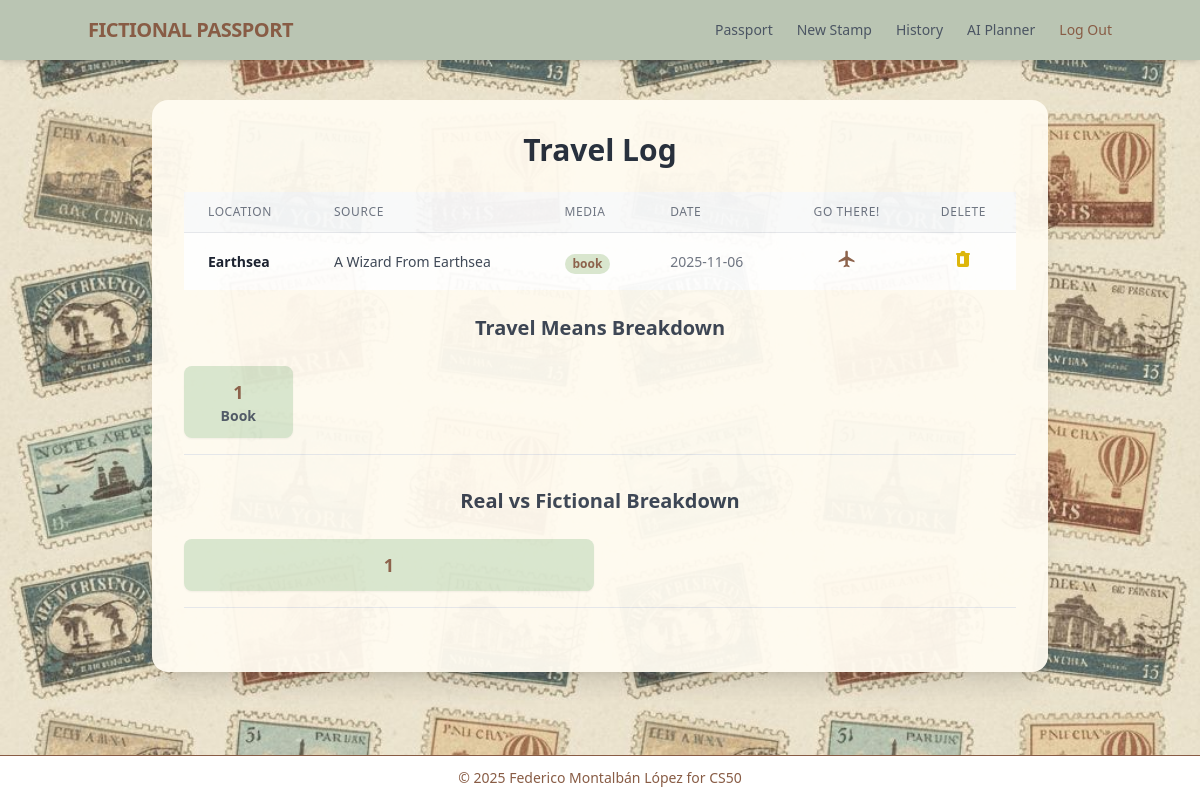
Screenshot of /history (signed in) with the database file from the repository.
### tables this page shows
CREATE TABLE stamps (
id INTEGER PRIMARY KEY AUTOINCREMENT,
user_id INTEGER NOT NULL,
location_type,
location_name TEXT NOT NULL,
source TEXT NOT NULL,
means TEXT NOT NULL,
latitude REAL NOT NULL,
longitude REAL NOT NULL,
timestamp DATETIME DEFAULT CURRENT_TIMESTAMP,
FOREIGN KEY (user_id) REFERENCES users(id)
);

### app.py (the view)
@app.route("/history")
@login_required
def history():
    try:
        current_total = int(request.args.get("offset", 5))
        if current_total < 5:
            current_total = 5
    except ValueError:
        current_total = 5
    user_id = session["user_id"]
    limit = current_total
    stamps = db.execute(
        "SELECT id, location_name, source, means, timestamp FROM stamps "
        "WHERE user_id = ? ORDER BY timestamp DESC LIMIT ?",
        user_id, limit
    )
    for stamp in stamps:
        stamp['date_only'] = stamp['timestamp'].split(' ')[0]
    media_stats = db.execute(
        "SELECT means, COUNT(means) AS count FROM stamps "
        "WHERE user_id = ? GROUP BY means ORDER BY count DESC",
        user_id
    )
    real_fiction = db.execute(
        "SELECT location_type, COUNT(location_type) AS count FROM stamps "
        "WHERE user_id = ? GROUP BY location_type ORDER BY count DESC",
        user_id
    )
    next_stamps_check = db.execute(
        "SELECT id FROM stamps WHERE user_id = ? "
        "ORDER BY timestamp DESC LIMIT ? OFFSET ?",
        user_id, 1, limit
    )
    has_more = len(next_stamps_check) > 0
    next_offset = limit + 5
    stamps_loaded = limit
    return render_template(
        "history.html",
        stamps=stamps,
        has_more=has_more,
        next_offset=next_offset,
        stamps_loaded=stamps_loaded,
        media_stats=media_stats,
        real_fiction=real_fiction
    )

### app.py (called while the page is built)
@app.after_request
def after_request(response):
    response.headers["Cache-Control"] = "no-cache, no-store, must-revalidate"
    response.headers["Expires"] = 0
    response.headers["Pragma"] = "no-cache"
    return response

### helpers.py (called while the page is built)
def login_required(f):
    @wraps(f)
    def decorated_function(*args, **kwargs):
        if session.get("user_id") is None:
            return redirect("/login")
        return f(*args, **kwargs)
    return decorated_function

### templates/history.html (shortened to what this page needs)
{% extends "layout.html" %}
{% block main %}
    <div class="w-full max-w-4xl p-8 bg-[#fffbf1] opacity-95 rounded-2xl shadow-xl">
        <h1 class="text-3xl font-extrabold mb-6 text-center text-gray-800">Travel Log</h1>
        <div class="overflow-x-auto">
            <table class="min-w-full divide-y divide-gray-200">
                <thead class="bg-gray-50">
                    <tr>
                        <th class="px-6 py-3 text-left text-xs font-medium text-gray-500 uppercase tracking-wider">Location</th>
                        <th class="px-6 py-3 text-left text-xs font-medium text-gray-500 uppercase tracking-wider">Source</th>
                        <th class="px-6 py-3 text-left text-xs font-medium text-gray-500 uppercase tracking-wider">Media</th>
                        <th class="px-6 py-3 text-left text-xs font-medium text-gray-500 uppercase tracking-wider">Date</th>
                        <th class="px-6 py-3 text-center text-xs font-medium text-gray-500 uppercase tracking-wider">Go There!</th>
                        <th class="px-6 py-3 text-center text-xs font-medium text-gray-500 uppercase tracking-wider">Delete</th>
                    </tr>
                </thead>
                <tbody class="bg-white divide-y divide-gray-200">
                    {% for stamp in stamps %}
                    <tr class="hover:bg-gray-50 transition duration-150">
                        <td class="px-6 py-4 whitespace-nowrap text-sm font-semibold text-gray-900">
                            {{ stamp.location_name }}
                        </td>
                        <td class="px-6 py-4 whitespace-nowrap text-sm text-gray-700">
                            {{ stamp.source }}
                        </td>
                        <td class="px-6 py-4 whitespace-nowrap">
                            <span class="px-2 inline-flex text-xs leading-5 font-semibold rounded-full bg-[#d8e6ce] text-[#885C45]">
                                {{ stamp.means }}
                            </span>
                        </td>
                        <td class="px-6 py-4 whitespace-nowrap text-sm text-gray-500">
                            {{ stamp.date_only }}
                        </td>
                        <td class="px-6 py-4 whitespace-nowrap text-center text-sm font-medium">
                            <a href="https://www.google.com/search?q=visit+{{ stamp.location_name }}" title="Go There"
                               class="text-[#885C45] hover:text-[#BAC5B3] transition duration-150 transform hover:scale-110 inline-block">
                                <svg xmlns="http://www.w3.org/2000/svg" class="h-5 w-5" viewBox="0 0 24 24" fill="currentColor">
                                    <path d="M21 16v-2l-8-5V3.5c0-.83-.67-1.5-1.5-1.5S10 2.67 10 3.5V9L2 14v2l8-2.5V19l-2 1.5V22l3.5-1 3.5 1v-1.5L13 19v-5.5l8 2.5z"/>
                                </svg>
                            </a>
                        </td>
                        <td class="px-6 py-4 whitespace-nowrap text-center text-sm font-medium">
                            <form action="/delete_stamp" method="post" class="inline">
                                <button type="submit"
                                        class="text-[#ddb400] hover:text-red-900 transition duration-150 transform hover:scale-110"
                                        title="Delete this stamp">
                                </button>
                            </form>
                        </td>
                    </tr>
                    {% else %}
                    <tr>
                        <td colspan="6" class="px-6 py-8 text-center text-gray-500 text-lg">
                            No stamps found. Time to plan your first adventure!
                        </td>
                    </tr>
                    {% endfor %}
                </tbody>
            </table>
        </div>
        <div class="mb-8 border-b pb-4 mt-6">
            <h2 class="text-xl font-bold mb-6 text-gray-700 text-center">Travel Means Breakdown</h2>
            <div class="grid grid-cols-2 md:grid-cols-7 gap-3 text-sm font-semibold">
                {% for stat in media_stats %}
                <div class="p-3 bg-[#d8e6ce] rounded-lg shadow-sm">
                    <p class="text-[#885C45] text-lg font-extrabold text-center">{{ stat.count }}</p>
                    <p class="text-gray-600 text-center">{{ stat.means | capitalize }}</p>
                </div>
                {% else %}
                <p class="col-span-full text-center text-gray-500">No data yet!</p>
                {% endfor %}
            </div>
        </div>
        <div class="mb-8 border-b pb-4 mt-6">
            <h2 class="text-xl font-bold mb-6 text-gray-700 text-center">Real vs Fictional Breakdown</h2>
            <div class="grid grid-cols-2 md:grid-cols-2 gap-3 text-sm font-semibold">
                {% for stat in real_fiction %}
                <div class="p-3 bg-[#d8e6ce] rounded-lg shadow-sm">
                    <p class="text-[#885C45] text-lg font-extrabold text-center">{{ stat.count }}</p>
                </div>
                {% else %}
                <p class="col-span-full text-center text-gray-500 text-center">No data yet!</p>
                {% endfor %}
            </div>
        </div>
    </div>
{% endblock %}

### static/styles.css (style rules this page uses)
.app-background { background-image: url('background.jpg'); background-size: cover; background-attachment: fixed; background-position: center; }

### rows the page displays
stamps: location_name "Earthsea", source "A Wizard From Earthsea", means "book", date_only "2025-11-06"

### other values shown
{{ stat.count }} "1"
{{ stat.means | capitalize }} "Book"
